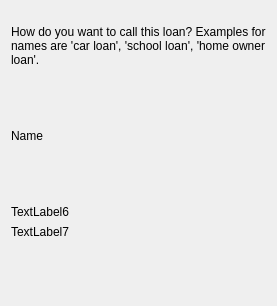
    <widget class="QWidget" name="m_namePage">
      <attribute name="title">
        <string>Name of the loan</string>
      </attribute>
      <layout class="QVBoxLayout">
        <item>
          <widget class="QLabel" name="TextLabel4_2">
            <property name="text">
              <string>
How do you want to call this loan? Examples for names are 'car loan', 'school loan', 'home owner loan'.</string>
            </property>
            <property name="alignment">
              <set>Qt::AlignTop</set>
            </property>
            <property name="wordWrap">
              <bool>true</bool>
            </property>
          </widget>
        </item>
        <item>
          <spacer name="Spacer15_2">
            <property name="sizeHint">
              <size>
                <width>16</width>
                <height>56</height>
              </size>
            </property>
            <property name="sizeType">
              <enum>QSizePolicy::Expanding</enum>
            </property>
            <property name="orientation">
              <enum>Qt::Vertical</enum>
            </property>
          </spacer>
        </item>
        <item>
          <layout class="QHBoxLayout">
            <property name="margin">
              <number>0</number>
            </property>
            <property name="spacing">
              <number>6</number>
            </property>
            <item>
              <widget class="QLabel" name="TextLabel5">
                <property name="text">
                  <string>Name</string>
                </property>
                <property name="wordWrap">
                  <bool>false</bool>
                </property>
              </widget>
            </item>
            <item>
              <widget class="kMyMoneyLineEdit" name="m_nameEdit"/>
            </item>
          </layout>
        </item>
        <item>
          <spacer name="Spacer19">
            <property name="sizeHint">
              <size>
                <width>16</width>
                <height>56</height>
              </size>
            </property>
            <property name="sizeType">
              <enum>QSizePolicy::Expanding</enum>
            </property>
            <property name="orientation">
              <enum>Qt::Vertical</enum>
            </property>
          </spacer>
        </item>
        <item>
          <widget class="QLabel" name="m_generalReceiverText">
            <property name="text">
              <string>TextLabel6</string>
            </property>
            <property name="wordWrap">
              <bool>false</bool>
            </property>
          </widget>
        </item>
        <item>
          <layout class="QHBoxLayout">
            <item>
              <widget class="QLabel" name="m_receiverLabel">
                <property name="text">
                  <string>TextLabel7</string>
                </property>
                <property name="wordWrap">
                  <bool>false</bool>
                </property>
              </widget>
            </item>
            <item>
              <widget class="KMyMoneyPayeeCombo" name="m_payeeEdit"/>
            </item>
          </layout>
        </item>
        <item>
          <spacer name="Spacer21">
            <property name="sizeHint">
              <size>
                <width>16</width>
                <height>56</height>
              </size>
            </property>
            <property name="sizeType">
              <enum>QSizePolicy::Expanding</enum>
            </property>
            <property name="orientation">
              <enum>Qt::Vertical</enum>
            </property>
          </spacer>
        </item>
      </layout>
    </widget>
